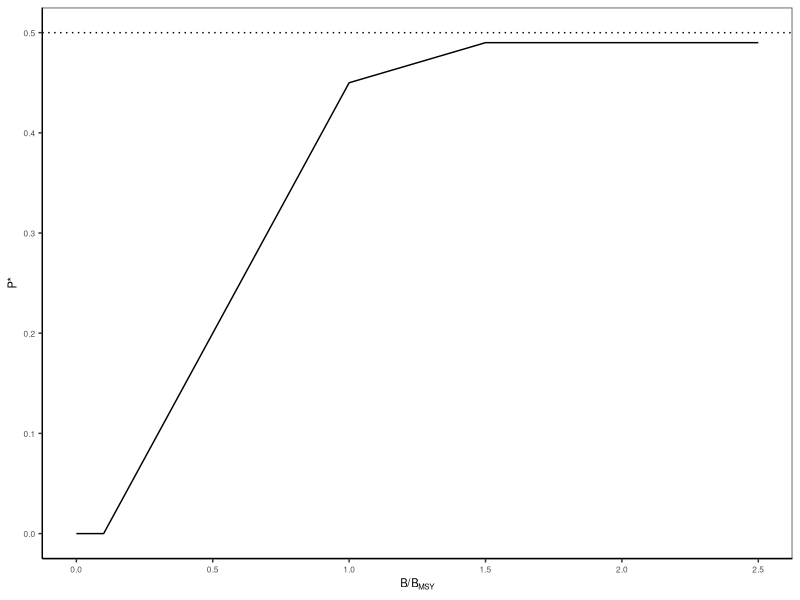
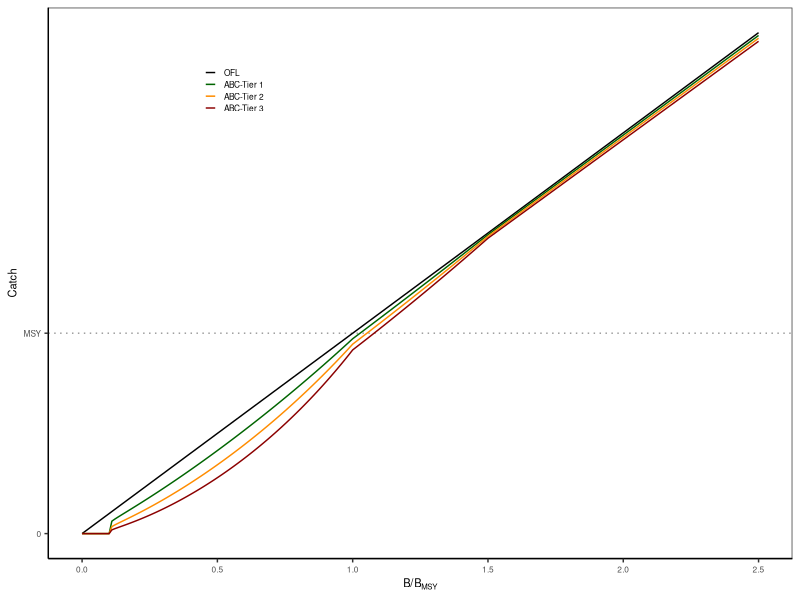
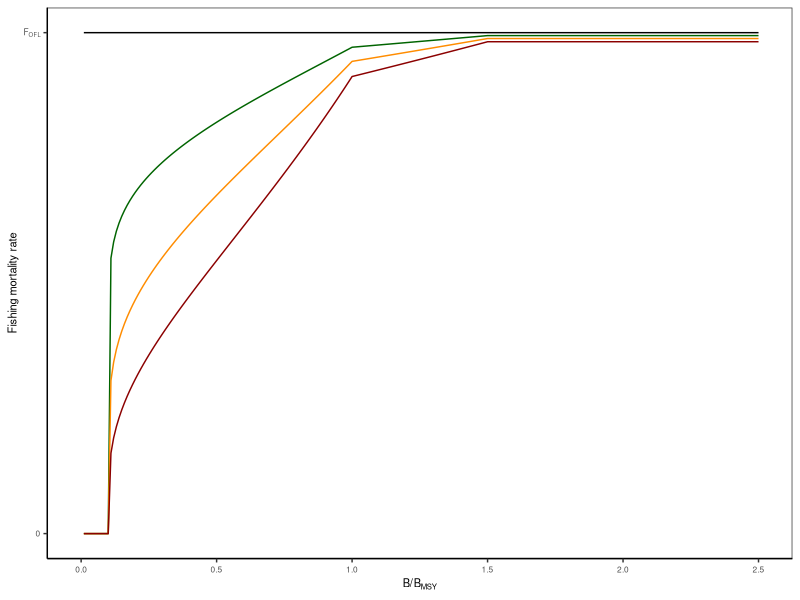
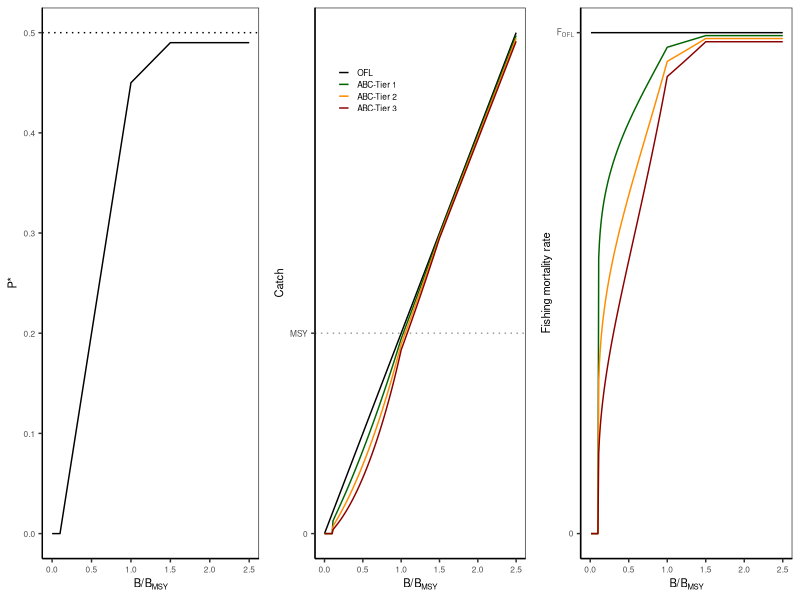

Here is the R script that generated these plots, in order: (Note: this script raises an error after producing the figures.)

# Clear workspace
rm(list = ls())
options(dplyr.summarise.inform=F)

# Setup
################################################################################

# Packages
library(tidyverse)

# Directories
plotdir <- "data/hcrs/figures"
outdir <- "data/hcrs/raw"


# Set parameters
################################################################################

# Parameters
k <- 1
r <- 0.2

# MSY reference points
b_msy <- k/2
u_msy <- r/2
msy <- b_msy*u_msy
f_msy <- -log(1 - u_msy)
u_ofl <- u_msy
f_ofl <- -log(1 - u_ofl)

# Build OFL distributions
################################################################################

# CVs by tier 1, 2, 3
cvs <- c(0.5, 0.75, 1)



# Build P* graphic
################################################################################

# Calculate P*
calc_pstar <- function(bbmsy){

  # Y = mx + b
  # b = Y - mx

  # B/BMSY <= 0.1
  if(bbmsy<=0.1){
    pstar <- 0
  }
  # B/BMSY: 0.1-1.0
  if(bbmsy>0.1 & bbmsy<=1){
    slope <- (0.45-0.00) / (1.00-0.10)
    intercept <- 0 - slope*0.1
    pstar <- intercept + slope * bbmsy
  }
  # B/BMSY: 1.0-1.5
  if(bbmsy>1.0 & bbmsy<=1.5){
    slope <- (0.49-0.45) / (1.50-1.00)
    intercept <- 0.49 - slope*1.5
    pstar <- intercept + slope * bbmsy
  }
  # B/BMSY: >=1.5
  if(bbmsy>=1.5){
    pstar <- 0.49
  }

  # Return
  return(pstar)

}

# Calculcate catch
# Test: biomass <- 0.3; pstar <- 0.25; cv <- 0.5
calc_abc <- function(biomass, pstar, cv, u_ofl){

  # Build OFL distribution
  # CV = sqrt(exp(sdlog^2)-1)
  # sdlog = log(CV^2+1)
  # median = exp(meanlog)
  # meanlog = log(median)
  ofl_median <- biomass * u_ofl
  ofl_sdlog <- log(cv^2+1)
  ofl_meanlog <- log(ofl_median)

  # Confirm that you calculated the parameters correctly: specified median = derived median
  all.equal(ofl_median, qlnorm(0.5, meanlog=ofl_meanlog, sdlog=ofl_sdlog))

  # Derive the ABC given the P*
  abc <- qlnorm(pstar, meanlog=ofl_meanlog, sdlog=ofl_sdlog)

  # Return
  return(abc)

}

# Biomass values
b_inc <- 0.005
b_vals <- seq(0, k*1.25, b_inc)
nvals <- length(b_vals)

# Build data
data <- tibble(biomass=b_vals) %>%
  # Add B/BMSY
  mutate(bbmsy=b_vals/b_msy) %>%
  # Add P*
  rowwise() %>%
  mutate(pstar=calc_pstar(bbmsy)) %>%
  ungroup() %>%
  # Calculate catch
  rowwise() %>%
  mutate(ofl=biomass*u_ofl,
         abc1=calc_abc(biomass=biomass, u_ofl=u_ofl, pstar=pstar, cv=0.50),
         abc2=calc_abc(biomass=biomass, u_ofl=u_ofl, pstar=pstar, cv=0.75),
         abc3=calc_abc(biomass=biomass, u_ofl=u_ofl, pstar=pstar, cv=1.00)) %>%
  ungroup() %>%
  # Gather
  gather(key="value", value="catch", 4:ncol(.)) %>%
  mutate(value=toupper(value),
         value=recode_factor(value,
                             "OFL"="OFL",
                             "ABC1"="ABC-Tier 1",
                             "ABC2"="ABC-Tier 2",
                             "ABC3"="ABC-Tier 3")) %>%
  # Calculate mortality
  mutate(u=catch/biomass,
         f=-log(1 - u))


# Plot data
################################################################################

# My theme
my_theme <- theme(axis.text=element_text(size=6),
                  axis.title=element_text(size=8),
                  legend.text=element_text(size=6),
                  legend.title=element_blank(),
                  plot.title = element_text(size=8),
                  plot.tag=element_text(size=9),
                  # Gridlines
                  panel.grid.major = element_blank(),
                  panel.grid.minor = element_blank(),
                  panel.background = element_blank(),
                  axis.line = element_line(colour = "black"),
                  # Legend
                  legend.position = c(0.25, 0.85),
                  legend.key.size = unit(0.3, "cm"),
                  legend.background = element_rect(fill=alpha('blue', 0)))

# Plot P*
g1 <- ggplot(data, aes(x=bbmsy, y=pstar)) +
  geom_line() +
  # Reference line
  geom_hline(yintercept=0.5, linetype="dotted") +
  # Labels
  labs(x=expression("B/B"["MSY"]), y="P*") +
  # Axis
  # scale_x_continuous(breaks=c(seq(0, 2.5, 0.5), 0.10)) +
  # scale_y_continuous(breaks=c(seq(0, 0.5, 0.1), 0.49, 0.45)) +
  # Theme
  theme_bw() + my_theme
g1

# Plot catch
g2 <- ggplot(data, aes(x=bbmsy, y=catch, color=value)) +
  geom_hline(yintercept=msy, linetype="dotted", color="grey60") +
  geom_line() +
  # Labels
  labs(x=expression("B/B"["MSY"]), y="Catch") +
  # Axis
  # scale_x_continuous(breaks=c(seq(0, 2.5, 0.5), 0.10)) +
  scale_y_continuous(breaks=c(0, msy), labels=c("0", "MSY")) +
  # Legend
  scale_color_manual(name="Catch limit", values=c("black", "darkgreen", "darkorange", "darkred")) +
  # Theme
  theme_bw() + my_theme
g2

# Plot F
g3 <- ggplot(data, aes(x=bbmsy, y=f, color=value)) +
  geom_line() +
  # Labels
  labs(x=expression("B/B"["MSY"]), y="Fishing mortality rate") +
  # Axis
  # scale_x_continuous(breaks=c(seq(0, 2.5, 0.5), 0.10)) +
  scale_y_continuous(breaks=c(0, f_ofl),
                     labels=c("0", expression("F"["OFL"]))) +
  # Legend
  scale_color_manual(name="Catch limit", values=c("black", "darkgreen", "darkorange", "darkred")) +
  # Theme
  theme_bw() + my_theme +
  theme(legend.position = "none")
g3

# Merge
g <- gridExtra::grid.arrange(g1, g2, g3, nrow=1)
g

# Export
ggsave(g, filename=file.path(plotdir, "figure_hcr_mafmc_all.png"),
       width=6.5, height=2.25, units="in", dpi=600)

